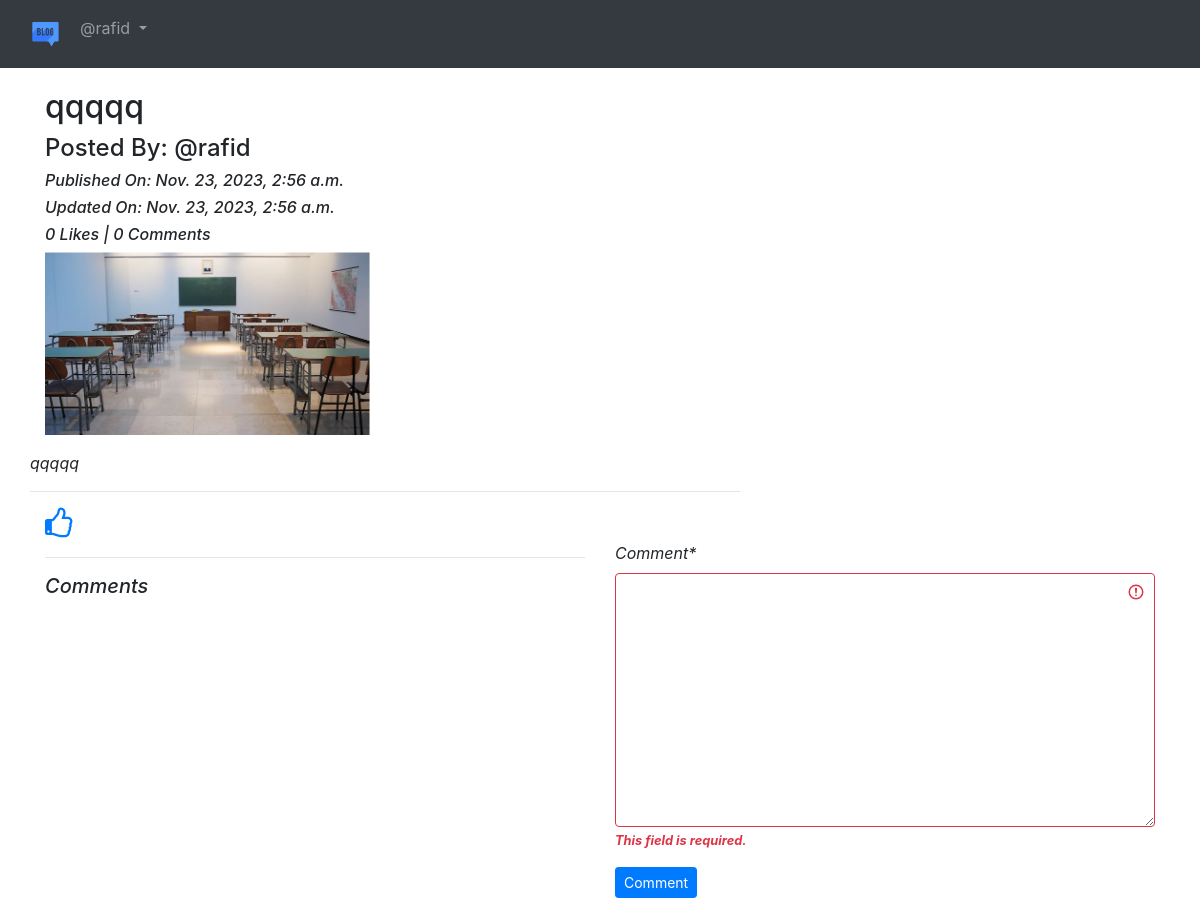
Screenshot of /blog/details/qqqqq-a89d15e1-df3d-4aca-b4e0-5ebdb455b389/ (signed in) with the database file from the repository.
### App_Blog/models.py (models this page shows, shortened)
class Blog(models.Model):
    author = models.ForeignKey(User, on_delete= models.CASCADE, related_name='post_author')
    blog_title = models.CharField(max_length=264, verbose_name="Put a Title") # verbose_name holo label er name
    slug = models.SlugField(max_length=264, unique=True)
    blog_content = models.TextField(verbose_name="What is on your mind?")
    blog_image = models.ImageField(upload_to='blog_images', verbose_name='Image')
    publish_date = models.DateTimeField(auto_now_add=True)   # auto current time nia nibe, user kisu korte parbena, only first entry nibe
    update_date = models.DateTimeField(auto_now=True) # auto current time nibe, but last entry er
    class Meta:
        ordering = ['-publish_date',]
    '''
    slug filed holo, url e primary key pass orbe, eta na dekhaya blog title pass kora dekhay
    jate kore blog url dekhle amra title bujhte pari

    title er moddhe hiphen diye link kora hy

    like: www.newspaper.com/last-night-accident/
    '''

### App_Blog/views.py (the view, shortened to what this page needs)
# urls.py: path('details/<slug:slug>/', views.blog_details, name='blog_details'),
@login_required
def blog_details(request, slug):
    blog = Blog.objects.get(slug=slug)
    already_liked = Likes.objects.filter(blog=blog, user=request.user)
    if already_liked:
        liked = True
    else:
        liked = False
    comment_form = CommentForm(request.POST)
    return render(request, 'App_Blog/blog_details.html', context= {'blog': blog, 'comment_form': comment_form, 'liked': liked})

### App_Blog/forms.py
class CommentForm(forms.ModelForm):
    class Meta:
        model = Comment
        fields = ('comment',)

### templates/App_Blog/blog_details.html (shortened to what this page needs)
{% extends 'base.html' %}
{% load crispy_forms_tags %}
{% block body_block %}
<div class='row'>
    <div class='col-sm-6'>
        <h2>{{blog.blog_title}}</h2>
        <h4>Posted By: @{{blog.author}}</h4>
        <i><h6>Published On: {{blog.publish_date}}</h6></i>
        <i><h6>Updated On: {{blog.update_date}}</h6></i>
        <i><h6>{{blog.liked_blog.count}} Likes | {{blog.blog_comment.count}} Comments</h6>
    </div>
    <div class="col-sm-6">
        <img src='/media/{{blog.blog_image}}' width="100%">
    </div>
    <p>{{blog.blog_content|linebreaks}}</p>
    <hr>
</div>
{% if not liked %}
    <a href="{% url 'App_Blog:liked_post' pk=blog.pk %}">
        <i class="fa fa-thumbs-o-up fa-2x" aria-hidden="true"></i>
    </a>
{% else %}
    <a href="{% url 'App_Blog:unliked_post' pk=blog.pk %}">
        <i class="fa fa-thumbs-o-down fa-2x" aria-hidden="true"></i>
    </a>
{% endif %}
<div class="row">
    <div class="col-sm-6">
        <hr>
        <h5>Comments</h5>
    </div>
    <div class="col-sm-6">
        <form method="post">
            {{ comment_form|crispy }}
            <button type="submit" class="btn btn-primary btn-sm">Comment</button>
        </form>
    </div>
</div>
{% endblock %}

### templates/base.html (shortened to what this page needs)
<!DOCTYPE html>
<html lang="en">
<head>
    <link rel="stylesheet" href="https://maxcdn.bootstrapcdn.com/bootstrap/4.4.1/css/bootstrap.min.css">
    <link href="https://maxcdn.bootstrapcdn.com/font-awesome/4.7.0/css/font-awesome.min.css" rel="stylesheet">
</head>
<body>
    <nav class="navbar navbar-expand-sm bg-dark navbar-dark">
        <ul class="navbar-nav">
            <li class="nav-item-active">
                <a class="nav-link" href="{% url 'index' %}">
                    <img src="/media/logo.png" width="40px">
                </a>
            </li>
            {% if user.is_authenticated %}
                <div clas='nav-item dropdown'>
                    <a class="nav-link dropdown-toggle" href="#" id="navbardrop" data-toggle="dropdown">
                        @{{user.username}}
                    </a>
                </div>
            {% endif %}
        </ul>
    </nav>
    <div class="container" style="padding-top:20px">
        {% block body_block %}
        {% endblock %}
    </div>
</body>
</html>

### rows the page displays
Blog: blog_title "qqqqq", author "rafid", publish_date "Nov. 23, 2023, 2:56 a.m.", update_date "Nov. 23, 2023, 2:56 a.m.", liked_blog.count "0", blog_comment.count "0", blog_image (picture), blog_content "qqqqq"

### other values shown
{{ user.username }} "rafid"
